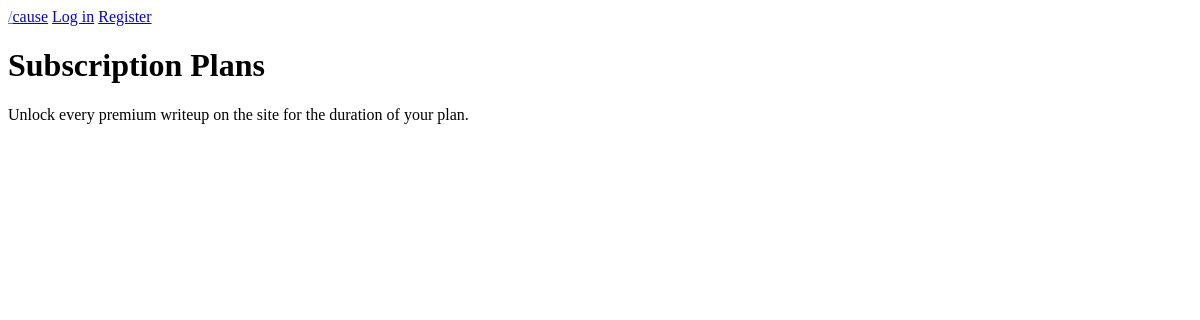
The page /subscriptions/ on the database as committed earlier.
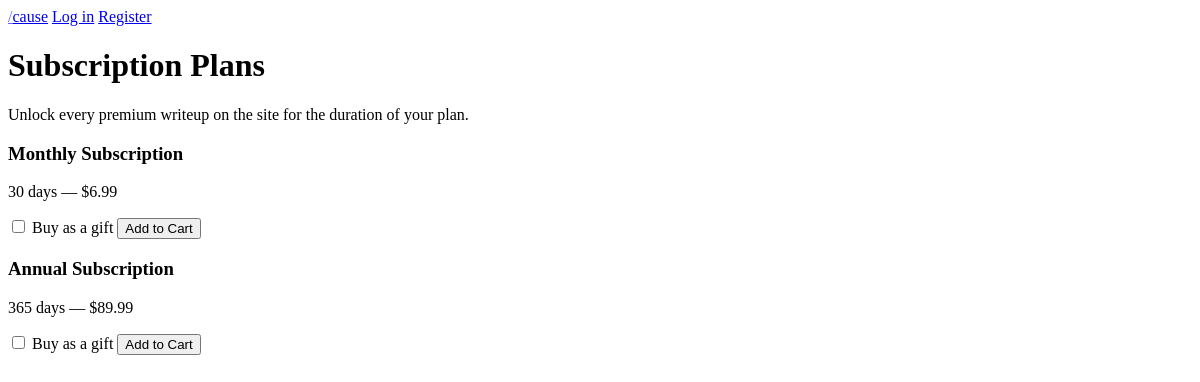
The same page on the database as committed later.
### billing/models.py (models this page shows, shortened)
class SubscriptionPlan(models.Model):
    name = models.CharField(max_length=50)
    duration_days = models.IntegerField()
    price = models.DecimalField(max_digits=6, decimal_places=2)

### content/views.py (the view)
# urls.py: path('subscriptions/', views.subscription_plans, name='subscription_plans'),
def subscription_plans(request):
    plans = SubscriptionPlan.objects.all()
    return render(request, 'content/subscriptions.html', {'plans': plans})

### content/templates/content/subscriptions.html (shortened to what this page needs)
{% extends 'base.html' %}
{% block content %}
    <h1>Subscription Plans</h1>
    <p>Unlock every premium writeup on the site for the duration of your plan.</p>
    {% for plan in plans %}
        <div>
            <h3>{{ plan.name }}</h3>
            <p>{{ plan.duration_days }} days — ${{ plan.price }}</p>
            <form method="post" action="{% url 'add_subscription_to_cart' plan.pk %}">
                <label>
                    <input type="checkbox" name="is_gift" onchange="this.closest('form').querySelector('.gift-email').style.display = this.checked ? 'inline-block' : 'none';">
                    Buy as a gift
                </label>
                <button type="submit">Add to Cart</button>
            </form>
        </div>
    {% endfor %}
{% endblock %}

### templates/base.html (shortened to what this page needs)
<!DOCTYPE html>
<html>
<head>
</head>
<body>
    <nav>
        <a href="{% url 'writeup_list' %}"><span style="opacity:0.6;">/</span>cause</a>
        {% if user.is_authenticated %}
            <a href="{% url 'subscription_plans' %}">Subscriptions</a>
            <a href="{% url 'view_cart' %}">Cart</a>
            <span>{{ user.profile.coins }} coins</span>
            <a href="{% url 'dashboard' %}">Dashboard</a>
            <form method="post" action="{% url 'logout' %}" style="display:inline;">
                {% csrf_token %}
                <button type="submit" style="background:none; border:none; padding:0; color:blue; text-decoration:underline; cursor:pointer;">
                    Log out
                </button>
            </form>
        {% else %}
            <a href="{% url 'login' %}">Log in</a>
            <a href="{% url 'register' %}">Register</a>
        {% endif %}
    </nav>
    {% block content %}
    {% endblock %}
</body>
</html>

Rows that differ between the two databases and show on the page:
added SubscriptionPlan: name "Monthly Subscription", duration_days "30", price "6.99"
added SubscriptionPlan: name "Annual Subscription", duration_days "365", price "89.99"
